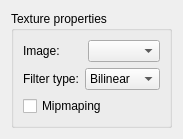
<?xml version="1.0" encoding="UTF-8"?>
<ui version="4.0">
 <class>PTextureAsset</class>
 <widget class="QWidget" name="PTextureAsset">
  <property name="geometry">
   <rect>
    <x>0</x>
    <y>0</y>
    <width>179</width>
    <height>132</height>
   </rect>
  </property>
  <property name="windowTitle">
   <string>Form</string>
  </property>
  <layout class="QVBoxLayout" name="verticalLayout">
   <item>
    <widget class="QGroupBox" name="groupBox">
     <property name="title">
      <string>Texture properties</string>
     </property>
     <layout class="QVBoxLayout" name="verticalLayout_2">
      <item>
       <layout class="QHBoxLayout" name="horizontalLayout_2">
        <item>
         <widget class="QLabel" name="label_2">
          <property name="text">
           <string>Image:</string>
          </property>
         </widget>
        </item>
        <item>
         <widget class="QComboBox" name="ImageComboBox"/>
        </item>
       </layout>
      </item>
      <item>
       <layout class="QHBoxLayout" name="horizontalLayout">
        <item>
         <widget class="QLabel" name="label">
          <property name="text">
           <string>Filter type:</string>
          </property>
         </widget>
        </item>
        <item>
         <widget class="QComboBox" name="FilterTypeComboBox">
          <item>
           <property name="text">
            <string>Bilinear</string>
           </property>
          </item>
          <item>
           <property name="text">
            <string>Trilinear</string>
           </property>
          </item>
         </widget>
        </item>
       </layout>
      </item>
      <item>
       <widget class="QCheckBox" name="MipmapingCheckBox">
        <property name="text">
         <string>Mipmaping</string>
        </property>
       </widget>
      </item>
     </layout>
    </widget>
   </item>
  </layout>
 </widget>
 <resources/>
 <connections/>
</ui>
